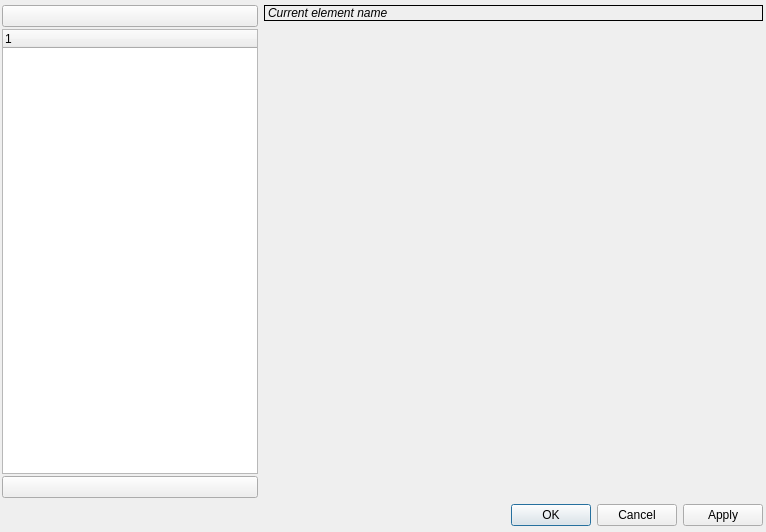
<ui version="4.0" >
 <class>uiPropertiesDialog</class>
 <widget class="QDialog" name="uiPropertiesDialog" >
  <property name="geometry" >
   <rect>
    <x>0</x>
    <y>0</y>
    <width>766</width>
    <height>532</height>
   </rect>
  </property>
  <property name="windowTitle" >
   <string>Properties</string>
  </property>
  <widget class="QWidget" name="layoutWidget" >
   <property name="geometry" >
    <rect>
     <x>2</x>
     <y>5</y>
     <width>761</width>
     <height>521</height>
    </rect>
   </property>
   <layout class="QVBoxLayout" >
    <item>
     <layout class="QHBoxLayout" >
      <item>
       <layout class="QVBoxLayout" >
        <property name="spacing" >
         <number>2</number>
        </property>
        <item>
         <widget class="QPushButton" name="uiUp" >
          <property name="toolTip" >
           <string>Move up</string>
          </property>
          <property name="icon" >
           <iconset>images/up.svg</iconset>
          </property>
         </widget>
        </item>
        <item>
         <widget class="QTreeWidget" name="uiDocumentTree" >
          <property name="sizePolicy" >
           <sizepolicy vsizetype="Expanding" hsizetype="Preferred" >
            <horstretch>0</horstretch>
            <verstretch>0</verstretch>
           </sizepolicy>
          </property>
          <property name="columnCount" >
           <number>1</number>
          </property>
          <column>
           <property name="text" >
            <string/>
           </property>
          </column>
         </widget>
        </item>
        <item>
         <widget class="QPushButton" name="uiDown" >
          <property name="toolTip" >
           <string>Move down</string>
          </property>
          <property name="icon" >
           <iconset>images/down.svg</iconset>
          </property>
         </widget>
        </item>
       </layout>
      </item>
      <item>
       <layout class="QVBoxLayout" >
        <item>
         <widget class="QLabel" name="uiElementName" >
          <property name="maximumSize" >
           <size>
            <width>16777215</width>
            <height>25</height>
           </size>
          </property>
          <property name="font" >
           <font>
            <weight>50</weight>
            <italic>true</italic>
            <bold>false</bold>
           </font>
          </property>
          <property name="frameShape" >
           <enum>QFrame::Box</enum>
          </property>
          <property name="frameShadow" >
           <enum>QFrame::Plain</enum>
          </property>
          <property name="text" >
           <string>Current element name</string>
          </property>
         </widget>
        </item>
        <item>
         <widget class="QStackedWidget" name="uiPropertiesWidget" >
          <property name="sizePolicy" >
           <sizepolicy vsizetype="Preferred" hsizetype="Expanding" >
            <horstretch>0</horstretch>
            <verstretch>0</verstretch>
           </sizepolicy>
          </property>
         </widget>
        </item>
       </layout>
      </item>
     </layout>
    </item>
    <item>
     <widget class="QDialogButtonBox" name="uiButtonBox" >
      <property name="orientation" >
       <enum>Qt::Horizontal</enum>
      </property>
      <property name="standardButtons" >
       <set>QDialogButtonBox::Apply|QDialogButtonBox::Cancel|QDialogButtonBox::NoButton|QDialogButtonBox::Ok</set>
      </property>
     </widget>
    </item>
   </layout>
  </widget>
 </widget>
 <resources/>
 <connections>
  <connection>
   <sender>uiButtonBox</sender>
   <signal>accepted()</signal>
   <receiver>uiPropertiesDialog</receiver>
   <slot>accept()</slot>
   <hints>
    <hint type="sourcelabel" >
     <x>248</x>
     <y>254</y>
    </hint>
    <hint type="destinationlabel" >
     <x>157</x>
     <y>274</y>
    </hint>
   </hints>
  </connection>
  <connection>
   <sender>uiButtonBox</sender>
   <signal>rejected()</signal>
   <receiver>uiPropertiesDialog</receiver>
   <slot>reject()</slot>
   <hints>
    <hint type="sourcelabel" >
     <x>316</x>
     <y>260</y>
    </hint>
    <hint type="destinationlabel" >
     <x>286</x>
     <y>274</y>
    </hint>
   </hints>
  </connection>
 </connections>
</ui>
